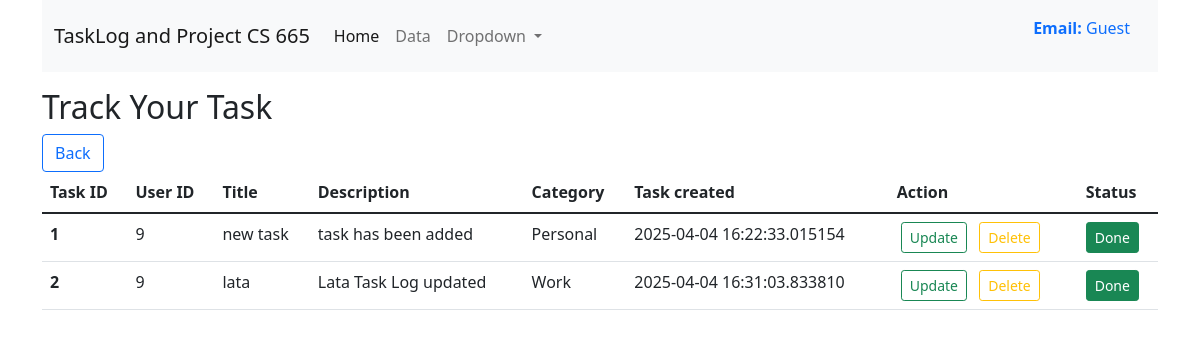
The page /tasklogdetail on the database its author committed.
### app.py (models this page shows, shortened)
class task_catagories(db.Model):
    __tablename__ ='task_catagories'
    cat_id = db.Column(db.Integer, primary_key=True)
    category_type = db.Column(db.String(50), nullable= False)
    user_id = db.Column(db.Integer, db.ForeignKey('user_register.user_id'), nullable=False)
    task_id = db.Column(db.Integer, db.ForeignKey('TaskLog.task_id'), nullable=False)

class Task_log(db.Model):
    __tablename__ = 'TaskLog'
    task_id = db.Column(db.Integer, primary_key =True)
    user_id = db.Column(db.Integer, db.ForeignKey('user_register.user_id'), nullable=False)
    title = db.Column(db.String(200), nullable = False)
    description = db.Column(db.String(700), nullable = False)
    task_created = db.Column(db.DateTime, default = datetime.utcnow)
    status = db.Column(db.String(50), default ="Pending")
    categories = db.relationship('task_catagories', backref='task', lazy=True)

### app.py (the view)
@app.route('/tasklogdetail', methods =['GET', 'POST'])
def tasklogdetails():
    alltasklog = (
        db.session.query(Task_log, task_catagories.category_type)
        .outerjoin(task_catagories, Task_log.task_id == task_catagories.task_id)
        .all()
    )
    return render_template('tasklogdetail.html', alltasklog=alltasklog)

### templates/tasklogdetail.html (shortened to what this page needs)
{% extends "base.html" %}
{% block body %}
<div class ="container my-3" >
    <h2> Track Your Task</h2>
    <a href='/dashboard' class ="btn btn-outline-primary"> Back</a>
    {% if alltasklog|length==0 %}
    <div class="alert alert-secondary" role="alert">
        No data found! Please add your data.
        </div>
        {% else %}
        <table class="table">
            <thead>
            <tr>
                <th scope="col">Task ID</th>
                <th scope="col">User ID</th>
                <th scope="col">Title</th>
                <th scope="col">Description</th>
                <th scope='col'> Category</th>
                <th scope='col'> Task created</th>
                <th scope='col'> Action</th>
                <th scope="col">Status</th>
            </tr>
            </thead>
            <tbody>
            {% for Task_log, category_type in alltasklog %}
            <tr>
            <th scope="row">{{loop.index}}</th>
            <td>{{Task_log.user_id}}</td>
            <td>{{Task_log.title}}</td>
            <td>{{Task_log.description}}</td>
            <td>{{category_type if category_type else "No Category" }}</td>
            <td>{{Task_log.task_created}}</td>
            <td>
                <a href="/update_tasklog/{{Task_log.task_id}}" type="button" class="btn btn-outline-success btn-sm mx-1">Update</a>
                <a href="/delete_tasklog/{{Task_log.task_id}}" type="button" class="btn btn-outline-warning btn-sm mx-1">Delete</a>
            </td>
            <td>
                {% if Task_log.status == 'done' %}
                    <button class ="btn btn-success btn-sm move-task" data-task-id="{{ Task_log.task_id }}" data-status="Pending"> Pending</button>
                {% else %}
                    <button class ="btn btn-success btn-sm move-task" data-task-id="{{ Task_log.task_id}}" data-status="Done"> Done</button>
                {% endif %}
            </td>
        </tr>
        {% endfor %}
    </tbody>
</table>
            {% endif %}
</div>
{% endblock body %}

### templates/base.html (shortened to what this page needs)
<!doctype html>
<html lang="en">
  <head>
    <link rel ="stylesheet" href="{{url_for('static', filename='css/style.css')}}">
    <link href="https://cdn.jsdelivr.net/npm/bootstrap@5.1.3/dist/css/bootstrap.min.css" rel="stylesheet">
</head>
<body>
    <div class= "container" my-3>
        <nav class="navbar navbar-expand-lg navbar-light bg-light">
            <div class="container-fluid">
              <a class="navbar-brand" href="/dashboard">TaskLog and Project CS 665</a>
              <div class="collapse navbar-collapse" id="navbarSupportedContent">
                <ul class="navbar-nav me-auto mb-2 mb-lg-0">
                  <li class="nav-item">
                    <a class="nav-link active" aria-current="page" href="/dashboard">Home</a>
                  </li>
                  <li class="nav-item">
                    <a class="nav-link" href="/userdata">Data</a>
                  </li>
                  <li class="nav-item dropdown">
                    <a class="nav-link dropdown-toggle" href="#" id="navbarDropdown" role="button" data-bs-toggle="dropdown" aria-expanded="false">
                      Dropdown
                    </a>
                  </li>
                  <li class="nav-item">
                    <a class="nav-link active"></a>
                  </li>
                </ul>
                <form class="d-flex">
                  <a class="nav-link active" type="submit"><p><b>Email: </b> {{user.email if user else "Guest" }}</p></a>
                </form>
              </div>
            </div>
          </nav>
        </div>
{% block body %}
{% endblock body %}
</body>
</html>

### rows shown on the page
task_catagories: user_id "9", title "new task", description "task has been added", category_type "Personal", task_created "2025-04-04 16:22:33.015154"
task_catagories: user_id "9", title "lata", description "Lata Task Log updated", category_type "Work", task_created "2025-04-04 16:31:03.833810"

### other values the page prints
{{ user.email if user else "Guest" }} "Guest"
